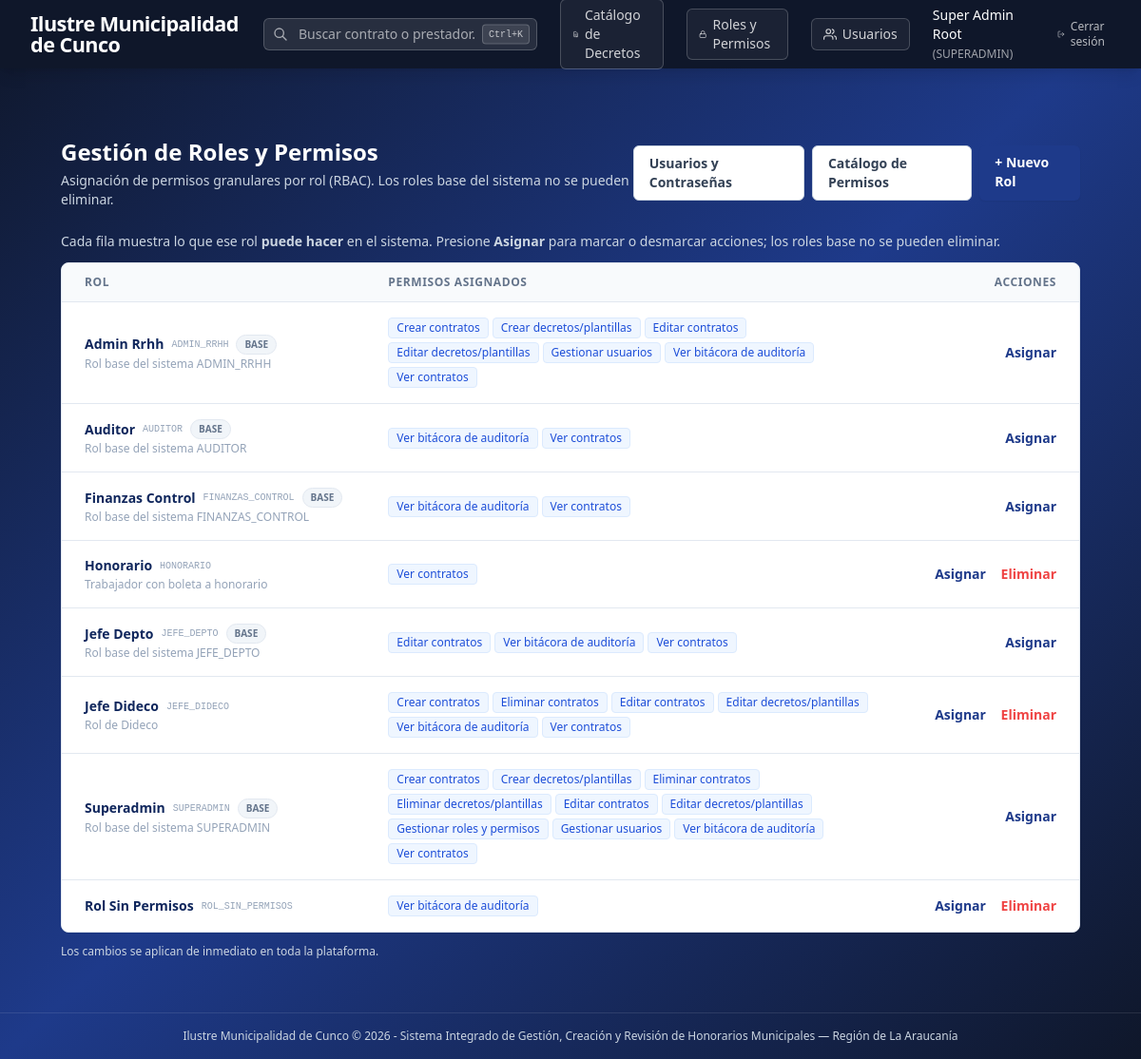
The page /admin/roles (signed in) on the database as committed earlier.
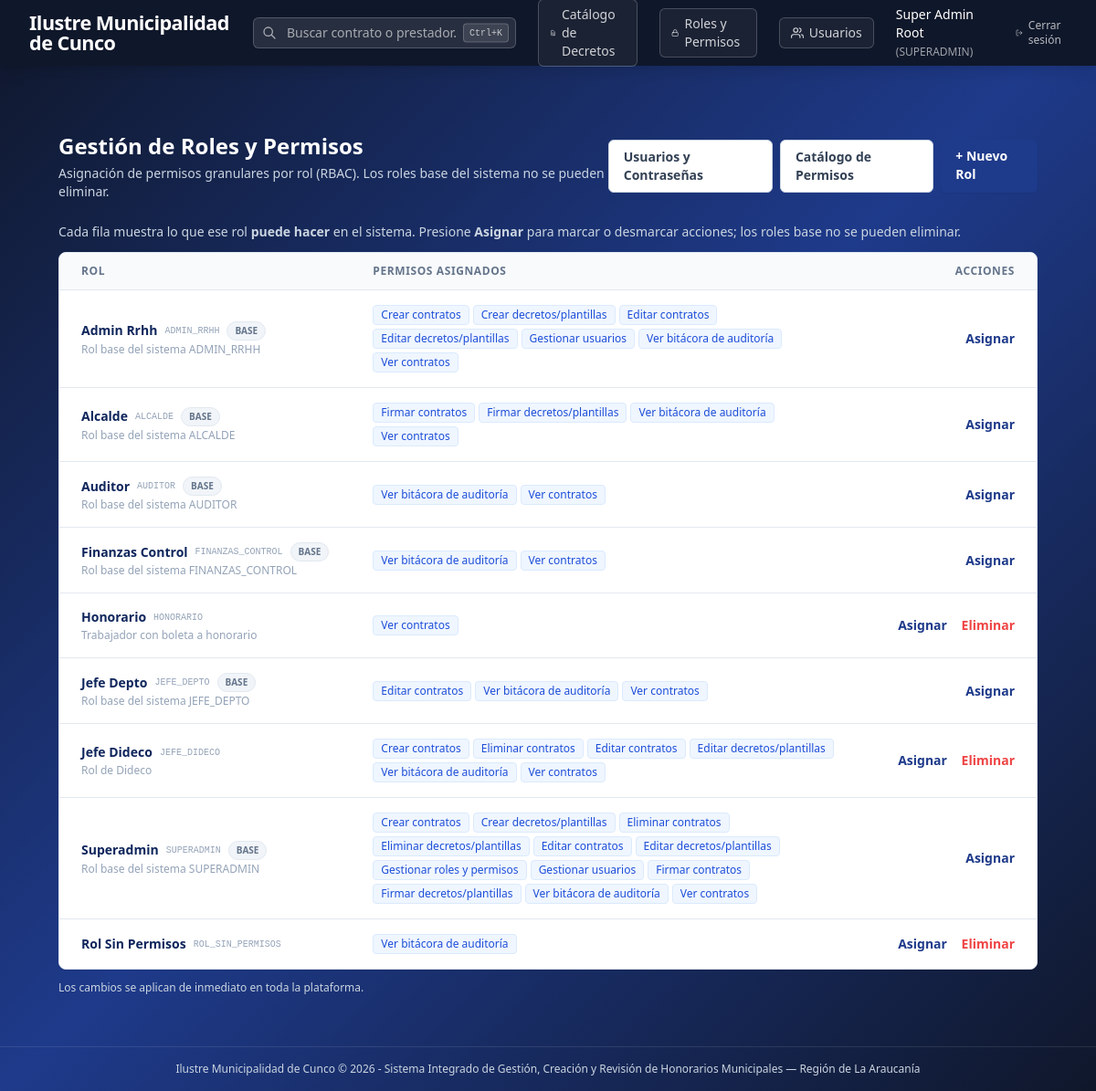
The same page on the database as committed later.
### app/models/permission.py (models this page shows, shortened)
class Role(db.Model):
    __tablename__ = 'roles'
    id = db.Column(db.Integer, primary_key=True, autoincrement=True)
    name = db.Column(db.String(50), nullable=False, unique=True)
    description = db.Column(db.Text, nullable=True)
    is_base = db.Column(db.Integer, nullable=False, default=0)  # 1 = rol del sistema
    created_at = db.Column(db.DateTime, nullable=False, default=datetime.utcnow)

class Permission(db.Model):
    __tablename__ = 'permissions'
    id = db.Column(db.Integer, primary_key=True, autoincrement=True)
    name = db.Column(db.String(50), nullable=False, unique=True)
    description = db.Column(db.Text, nullable=True)
    module = db.Column(db.String(50), nullable=True)

class RolePermission(db.Model):
    __tablename__ = 'role_permissions'
    id = db.Column(db.Integer, primary_key=True, autoincrement=True)
    role_name = db.Column(db.String(50), nullable=False)
    permission_id = db.Column(db.Integer, db.ForeignKey('permissions.id'), nullable=False)
    permission = db.relationship('Permission', backref='role_permissions')
    __table_args__ = (
        db.UniqueConstraint('role_name', 'permission_id', name='uq_role_permission'),
    )

### app/routes/admin.py (the view)
@admin_bp.route('/roles')
@login_required
@role_required('SUPERADMIN')
def roles():
    mapping = _role_permission_map()
    perm_labels = {p.name: (p.description or p.name) for p in Permission.query.all()}
    role_rows = []
    for role in Role.query.order_by(Role.name).all():
        role_rows.append({
            'name': role.name,
            'description': role.description,
            'is_base': bool(role.is_base),
            'permissions': sorted(mapping.get(role.name, [])),
        })
    known = {r['name'] for r in role_rows}
    for role_name in sorted(mapping.keys()):
        if role_name not in known:
            role_rows.append({
                'name': role_name,
                'description': None,
                'is_base': role_name in BASE_ROLES,
                'permissions': sorted(mapping[role_name]),
            })
    return render_template('admin/roles.html', role_rows=role_rows,
                           perm_labels=perm_labels,
                           perm_count=Permission.query.count())

### app/auth/utils.py (called while the page is built)
def login_required(f):
    @wraps(f)
    def decorated_function(*args, **kwargs):
        if 'user_id' not in session:
            flash('Debes iniciar sesión para acceder a esta sección.', 'warning')
            return redirect(url_for('auth.login', next=request.url))
        return f(*args, **kwargs)
    return decorated_function

def role_required(*allowed_roles):
    def decorator(f):
        @wraps(f)
        def decorated_function(*args, **kwargs):
            if 'user_id' not in session:
                flash('Debes iniciar sesión para acceder.', 'warning')
                return redirect(url_for('auth.login'))
            user_role = session.get('user_role')
            if user_role != 'SUPERADMIN' and user_role not in allowed_roles:
                flash('No tienes permisos suficientes para acceder a este módulo.', 'danger')
                return redirect(url_for('dashboard.index'))
            return f(*args, **kwargs)
        return decorated_function
    return decorator

### app/templates/admin/roles.html (shortened to what the changed rows need)
{% extends 'base.html' %}
{% block content %}
<div class="max-w-7xl mx-auto px-4 sm:px-6 lg:px-8 py-8">
    <div class="mb-6 flex justify-between items-center">
        <div>
            <h1 class="text-2xl font-bold text-white">Gestión de Roles y Permisos</h1>
        </div>
    </div>
    <div class="bg-white rounded-lg border border-slate-200 shadow-sm overflow-hidden">
        <table class="min-w-full divide-y divide-slate-200">
            <thead class="bg-slate-50">
                <tr>
                    <th class="px-6 py-3 text-left text-xs font-semibold text-slate-500 uppercase tracking-wider">Rol</th>
                    <th class="px-6 py-3 text-left text-xs font-semibold text-slate-500 uppercase tracking-wider">Permisos Asignados</th>
                    <th class="px-6 py-3 text-right text-xs font-semibold text-slate-500 uppercase tracking-wider">Acciones</th>
                </tr>
            </thead>
            <tbody class="bg-white divide-y divide-slate-200">
                {% for r in role_rows %}
                <tr>
                    <td class="px-6 py-4 whitespace-nowrap">
                        <div class="flex items-center gap-2">
                            <span class="text-sm font-semibold text-[#0f265c]">{{ r.name.replace('_', ' ').title() }}</span>
                            <span class="text-[10px] font-mono text-slate-400">{{ r.name }}</span>
                            {% if r.is_base %}
                            <span class="text-[10px] font-semibold px-2 py-0.5 rounded-full bg-slate-100 text-slate-500 border border-slate-200">BASE</span>
                            {% endif %}
                        </div>
                        {% if r.description %}<div class="text-xs text-slate-400 mt-0.5">{{ r.description }}</div>{% endif %}
                    </td>
                    <td class="px-6 py-4">
                        {% if r.permissions %}
                        <div class="flex flex-wrap gap-1">
                            {% for perm in r.permissions %}
                            <span class="inline-flex items-center px-2 py-0.5 rounded text-xs font-medium bg-blue-50 text-blue-700 border border-blue-100" title="Identificador técnico: {{ perm }}">{{ perm_labels.get(perm, perm) }}</span>
                            {% endfor %}
                        </div>
                        {% else %}
                        <span class="text-xs text-slate-400 italic">Este rol aún no puede hacer nada en el sistema. Presione "Asignar" para darle permisos.</span>
                        {% endif %}
                    </td>
                    <td class="px-6 py-4 whitespace-nowrap text-right text-sm font-medium space-x-3">
                        <a href="{{ url_for('admin.assign_permissions', role_name=r.name) }}" class="text-[#1e3a8a] hover:text-[#0f265c] font-semibold">Asignar</a>
                        {% if not r.is_base %}
                        <form method="POST" action="{{ url_for('admin.delete_role', role_name=r.name) }}" class="inline" onsubmit="return confirm('¿Eliminar el rol {{ r.name }}?');">
                            <button type="submit" class="text-red-500 hover:text-red-700 font-semibold">Eliminar</button>
                        </form>
                        {% endif %}
                    </td>
                </tr>
                {% endfor %}
            </tbody>
        </table>
    </div>
</div>
{% endblock %}

Rows that differ between the two databases and show on the page:
added Role: name.replace "Alcalde", name "ALCALDE", shows "BASE", description "Rol base del sistema ALCALDE", Permission (get "Ver bitácora de auditoría"), Permission (get "Ver contratos")
added Permission: get "Firmar contratos"
added Permission: get "Firmar decretos/plantillas"
